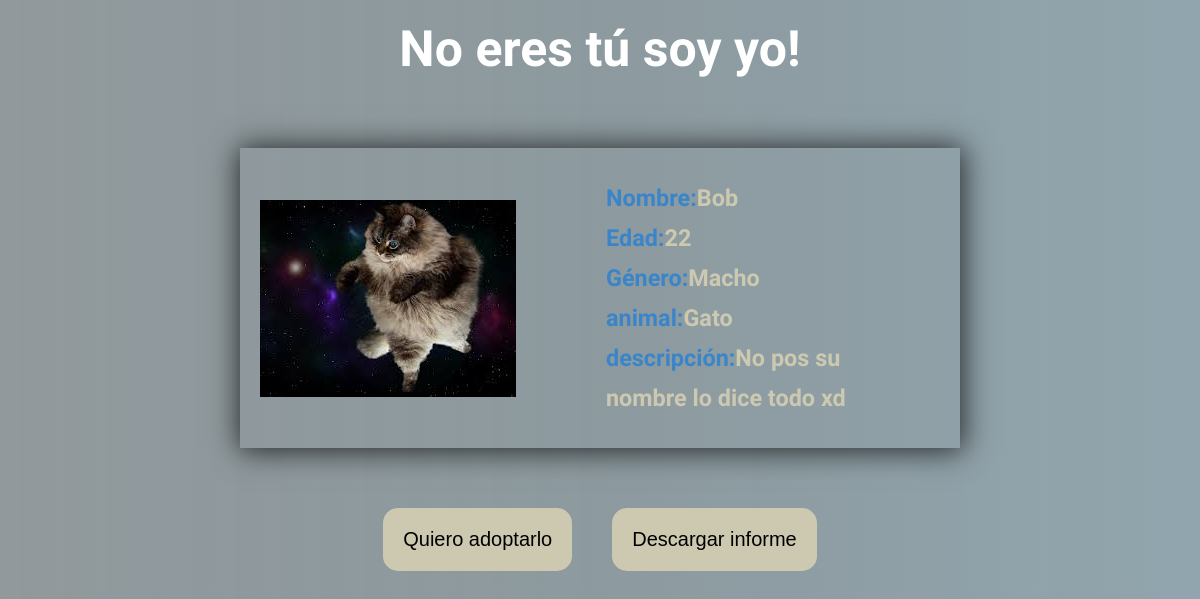
Screenshot of /Adopciones/13/ with the database file from the repository.
### Adopciones/models.py (models this page shows, shortened)
class Mascotas(models.Model):
    nombres = models.CharField(max_length = 100)
    edad    = models.IntegerField()
    genero  = models.CharField(max_length = 100)
    animal  = models.CharField(max_length = 100)
    descripcion = models.CharField(max_length = 300,null = True)
    imagen  = models.ImageField(null = True,blank = True)

### Adopciones/views.py (the view)
# urls.py: path('<int:myID>/',DetallesMascotas,name ="detalles"),
def DetallesMascotas(request,myID):
    obj = get_object_or_404(Mascotas, id = myID)
    context = {
        'objecto':obj,
        'url':Direcciones
    }
    return render(request,'detalles.html',context)

### Adopciones/models.py (called while the page is built)
    def adoptar(self):
        return "enviar"

    def pdf(self):
        return "pdf"

### Adopciones/templates/detalles.html
{% extends "base.html" %}
{% block head %}
{% load staticfiles %}
     <link rel="stylesheet" href="{% static 'css/detalles.css'%}">
{% endblock %}
{% block body%}
 <h1>No eres tú soy  yo!</h1>
    <div class="contenedor">
        <img src={{objecto.imagen.url}}>
        <div  class="info">
            <h3><span>Nombre:</span>{{ objecto.nombres}}</h3>
            <h3><span>Edad:</span>{{ objecto.edad}}</h3>
            <h3><span>Género:</span>{{ objecto.genero}}</h3>
            <h3><span>animal:</span>{{ objecto.animal}}</h3>
            <h3><span>descripción:</span>{{ objecto.descripcion}}</h3>
        </div>
    </div>
    <div class="botones">
    <div class ="boton"><a href="{{url.adoptar}}"><button>Quiero adoptarlo</button></a></div>
    <div class ="boton"><a href  ="{{url.pdf}}"><button>Descargar informe</button></a></div>
    </div>
{% endblock%}

### Adopciones/static/css/detalles.css (style rules this page uses)
* { margin : 0 ; padding : 0 ; }
body { background:#0f20277a; background: -webkit-linear-gradient(to right, #0f202770, #203a438c, #2c53647c),url(../img/fondo_detalles.jpg); background: linear-gradient(to right, #0f202775, #203a4383, #2c536485),url(../img/fondo_detalles.jpg); font-family: 'Quicksand', sans-serif; }
h1 { margin-top: 20px; color:white; margin-bottom: 70px; text-align: center; font-size: 50px; }
.contenedor { display: flex; align-items: center; justify-content: center; box-shadow: 1px 1px 28px 2px rgba(0,0,0,0.75); padding: 0; height: 300px; margin-left: auto; margin-right: auto; margin-bottom: 40px; width: 60vw; }
img { width: 300px; margin: 20px; }
span { color:rgba(43, 129, 209, 0.842); }
.info { line-height: 40px; margin: 70px; font-size:1.25em; color:rgba(207, 203, 177, 0.972) }
.botones { display: flex; justify-content: center; }
.botones button { margin-left: 100px; margin:20px; font-size: 20px; padding: 20px; border: none; border-radius:15px; background-color:rgba(207, 203, 177, 0.972); transition: padding 0.4s; }

### rows the page displays
Mascotas: imagen (picture), nombres "Bob", edad "22", genero "Macho", animal "Gato", descripcion "No pos su nombre lo dice todo xd"
